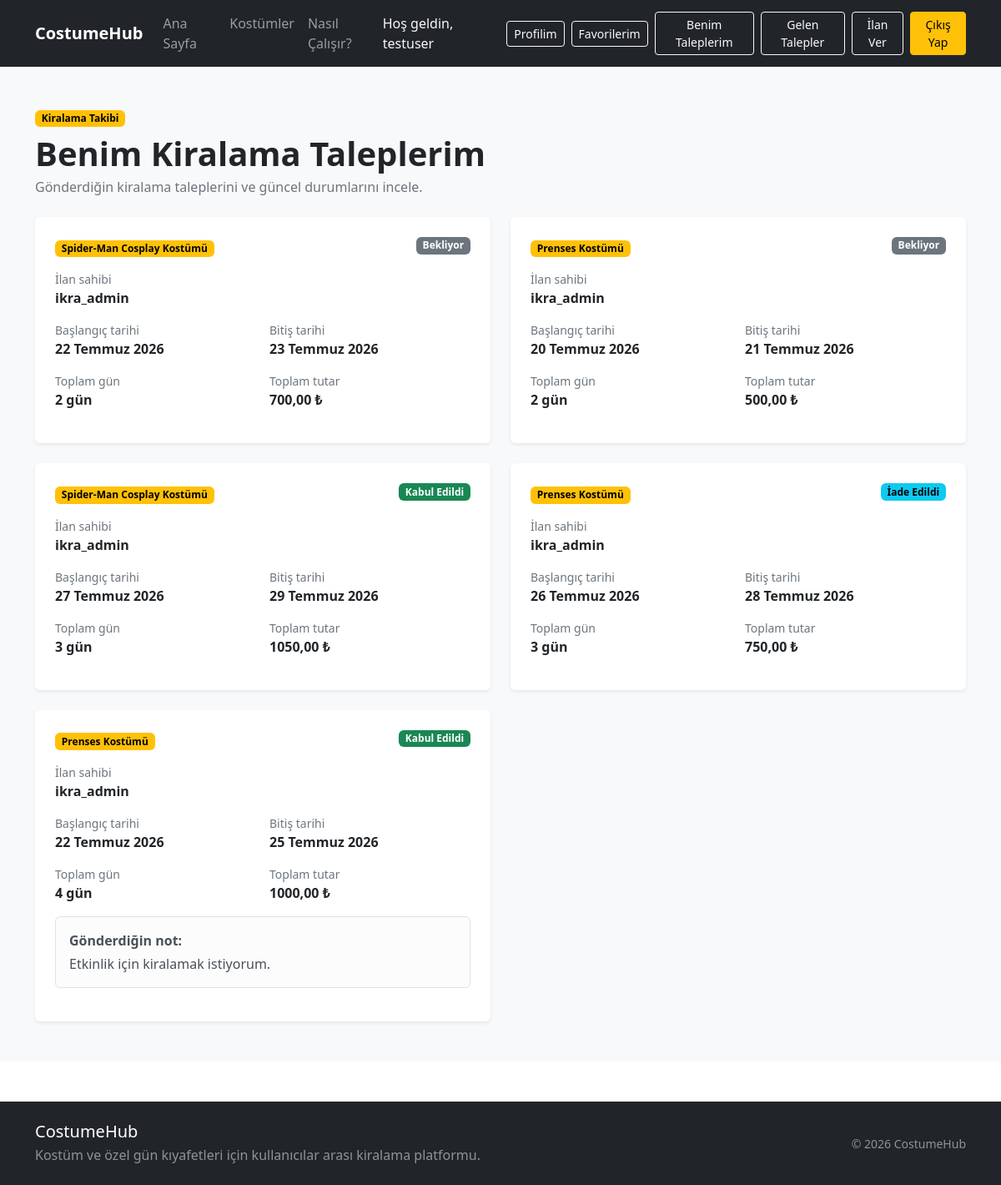
The app's page /kiralamalar/benim-taleplerim/ (signed in), older data.
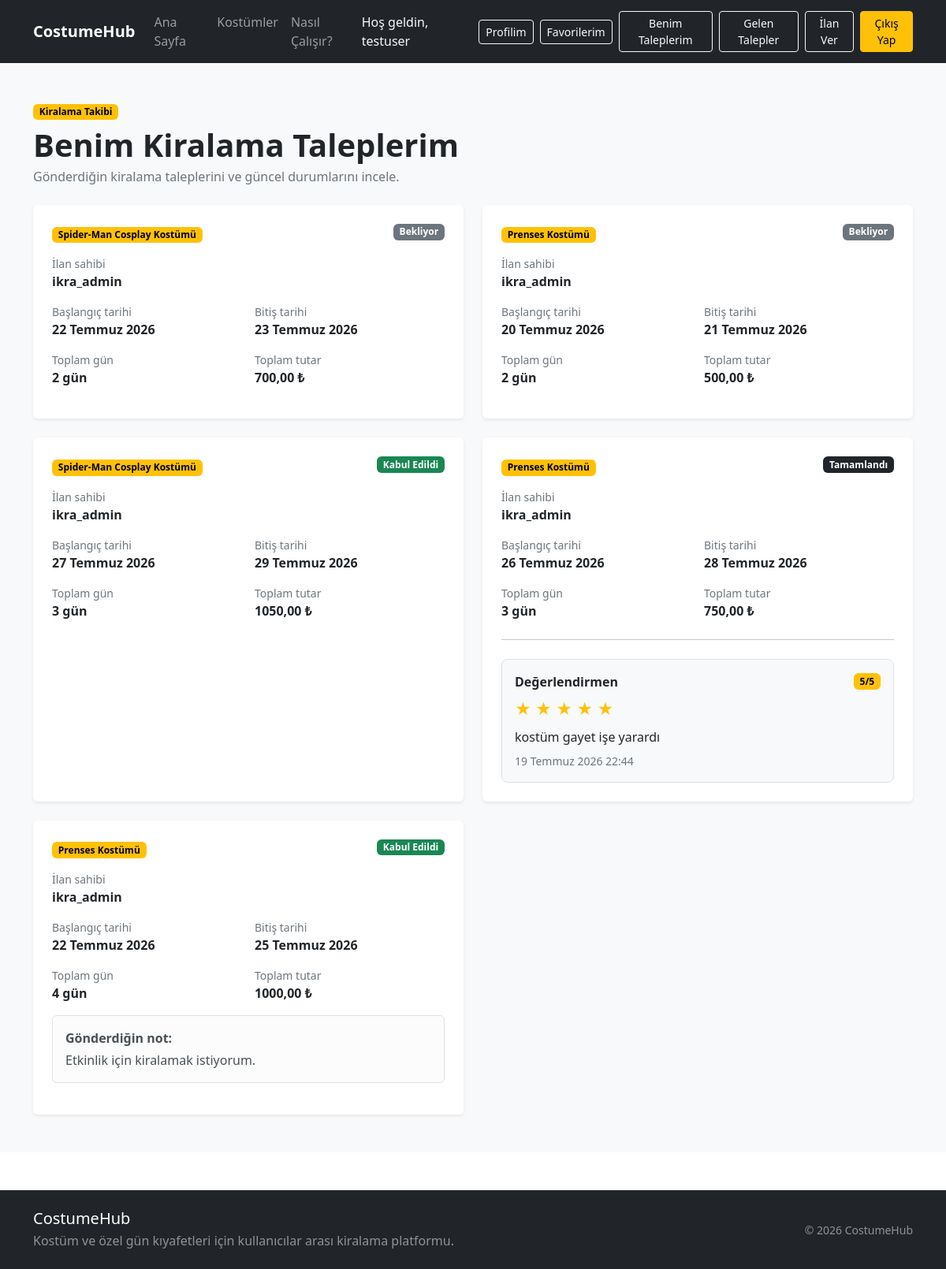
The same page, newer data.
### rentals/models.py (models this page shows, shortened)
class KiralamaTalebi(models.Model):
    DURUM_SECENEKLERI = [
        ("BEKLIYOR", "Bekliyor"),
        ("KABUL_EDILDI", "Kabul Edildi"),
        ("TESLIM_EDILDI", "Teslim Edildi"),
        ("IADE_EDILDI", "İade Edildi"),
        ("TAMAMLANDI", "Tamamlandı"),
        ("REDDEDILDI", "Reddedildi"),
        ("IPTAL_EDILDI", "İptal Edildi"),
    ]
    ilan = models.ForeignKey(
        "products.Ilan",
        on_delete=models.CASCADE,
        related_name="kiralama_talepleri",
        verbose_name="İlan",
    )
    kiraci = models.ForeignKey(
        settings.AUTH_USER_MODEL,
        on_delete=models.CASCADE,
        related_name="kiralama_talepleri",
        verbose_name="Kiracı",
    )
    baslangic_tarihi = models.DateField(
        verbose_name="Başlangıç tarihi",
    )
    bitis_tarihi = models.DateField(
        verbose_name="Bitiş tarihi",
    )
    toplam_gun = models.PositiveIntegerField(
        verbose_name="Toplam gün",
    )
    toplam_tutar = models.DecimalField(
        max_digits=10,
        decimal_places=2,
        verbose_name="Toplam tutar",
    )
    durum = models.CharField(
        max_length=20,
        choices=DURUM_SECENEKLERI,
        default="BEKLIYOR",
        verbose_name="Talep durumu",
    )
    not_metni = models.TextField(
        blank=True,
        verbose_name="Kiracı notu",
    )
    olusturulma_tarihi = models.DateTimeField(
        auto_now_add=True,
        verbose_name="Oluşturulma tarihi",
    )
    guncellenme_tarihi = models.DateTimeField(
        auto_now=True,
        verbose_name="Güncellenme tarihi",
    )
    class Meta:
        verbose_name = "Kiralama talebi"
        verbose_name_plural = "Kiralama talepleri"
        ordering = ["-olusturulma_tarihi"]

### products/models.py (models this page shows, shortened)
class Ilan(models.Model):
    BEDEN_SECENEKLERI = [
        ("XS", "XS"),
        ("S", "S"),
        ("M", "M"),
        ("L", "L"),
        ("XL", "XL"),
        ("XXL", "XXL"),
        ("STANDART", "Standart"),
    ]
    DURUM_SECENEKLERI = [
        ("TASLAK", "Taslak"),
        ("YAYINDA", "Yayında"),
        ("PASIF", "Pasif"),
    ]
    ilan_sahibi = models.ForeignKey(
        settings.AUTH_USER_MODEL,
        on_delete=models.CASCADE,
        related_name="ilanlar",
        verbose_name="İlan sahibi",
    )
    kategori = models.ForeignKey(
        Kategori,
        on_delete=models.PROTECT,
        related_name="ilanlar",
        verbose_name="Kategori",
    )
    baslik = models.CharField(
        max_length=150,
        verbose_name="İlan başlığı",
    )
    aciklama = models.TextField(
        max_length=2000,
        verbose_name="Açıklama",
    )
    fotograf = models.ImageField(
        upload_to="ilanlar/",
        blank=True,
        null=True,
        verbose_name="İlan fotoğrafı",
    )
    beden = models.CharField(
        max_length=20,
        choices=BEDEN_SECENEKLERI,
        verbose_name="Beden",
    )
    renk = models.CharField(
        max_length=50,
        verbose_name="Renk",
    )
    gunluk_fiyat = models.DecimalField(
        max_digits=10,
        decimal_places=2,
        verbose_name="Günlük kiralama ücreti",
    )
    depozito = models.DecimalField(
        max_digits=10,
        decimal_places=2,
        default=0,
        verbose_name="Depozito",
    )
    sehir = models.CharField(
        max_length=50,
        verbose_name="Şehir",
    )
    durum = models.CharField(
        max_length=20,
        choices=DURUM_SECENEKLERI,
        default="YAYINDA",
        verbose_name="İlan durumu",
    )
    mevcut_mu = models.BooleanField(
        default=True,
        verbose_name="Kiralamaya uygun mu?",
    )
    olusturulma_tarihi = models.DateTimeField(
        auto_now_add=True,
    )
    guncellenme_tarihi = models.DateTimeField(
        auto_now=True,
    )
    class Meta:
        verbose_name = "İlan"
        verbose_name_plural = "İlanlar"
        ordering = [
            "-olusturulma_tarihi",
        ]

### reviews/models.py (models this page shows, shortened)
class Degerlendirme(models.Model):
    kiralama_talebi = models.OneToOneField(
        KiralamaTalebi,
        on_delete=models.CASCADE,
        related_name="degerlendirme",
    )
    degerlendiren = models.ForeignKey(
        settings.AUTH_USER_MODEL,
        on_delete=models.CASCADE,
        related_name="yaptigi_degerlendirmeler",
    )
    degerlendirilen = models.ForeignKey(
        settings.AUTH_USER_MODEL,
        on_delete=models.CASCADE,
        related_name="aldigi_degerlendirmeler",
    )
    puan = models.PositiveSmallIntegerField(
        validators=[
            MinValueValidator(1),
            MaxValueValidator(5),
        ],
    )
    yorum = models.TextField(
        max_length=1000,
    )
    olusturulma_tarihi = models.DateTimeField(
        auto_now_add=True,
    )
    guncellenme_tarihi = models.DateTimeField(
        auto_now=True,
    )
    class Meta:
        ordering = [
            "-olusturulma_tarihi",
        ]
        verbose_name = "Değerlendirme"
        verbose_name_plural = "Değerlendirmeler"

### rentals/views.py (the view)
@login_required
def benim_kiralama_taleplerim(request):
    talepler = (
        KiralamaTalebi.objects.filter(
            kiraci=request.user,
        )
        .select_related(
            "ilan",
            "ilan__ilan_sahibi",
            "degerlendirme",
        )
        .order_by("-olusturulma_tarihi")
    )
    return render(
        request,
        "rentals/benim_kiralama_taleplerim.html",
        {
            "talepler": talepler,
        },
    )

### templates/rentals/benim_kiralama_taleplerim.html (shortened to what the changed rows need)
{% extends "base.html" %}
{% block content %}
<section class="py-5 bg-light">
    <div class="container">
        <div class="mb-4">
            <h1 class="fw-bold mb-1">
                Benim Kiralama Taleplerim
            </h1>
        </div>
        {% if talepler %}
            <div class="row g-4">
                {% for talep in talepler %}
                    <div class="col-lg-6">
                        <div class="card h-100 border-0 shadow-sm">
                            <div class="card-body p-4">
                                <div
                                    class="d-flex justify-content-between
                                           align-items-start gap-3 mb-3"
                                >
                                    <a
                                        href="{% url 'products:ilan_detay' talep.ilan.id %}"
                                        class="text-decoration-none"
                                    >
                                        <span class="badge text-bg-warning">
                                            {{ talep.ilan.baslik }}
                                        </span>
                                    </a>
                                    {% if talep.durum == "BEKLIYOR" %}
                                        <span class="badge text-bg-secondary">
                                            Bekliyor
                                        </span>
                                    {% elif talep.durum == "KABUL_EDILDI" %}
                                        <span class="badge text-bg-success">
                                            Kabul Edildi
                                        </span>
                                    {% elif talep.durum == "TESLIM_EDILDI" %}
                                        <span class="badge text-bg-primary">
                                            Teslim Edildi
                                        </span>
                                    {% elif talep.durum == "IADE_EDILDI" %}
                                        <span class="badge text-bg-info">
                                            İade Edildi
                                        </span>
                                    {% elif talep.durum == "TAMAMLANDI" %}
                                        <span class="badge text-bg-dark">
                                            Tamamlandı
                                        </span>
                                    {% elif talep.durum == "REDDEDILDI" %}
                                        <span class="badge text-bg-danger">
                                            Reddedildi
                                        </span>
                                    {% elif talep.durum == "IPTAL_EDILDI" %}
                                        <span class="badge text-bg-danger">
                                            İptal Edildi
                                        </span>
                                    {% else %}
                                        <span class="badge text-bg-light border">
                                            {{ talep.get_durum_display }}
                                        </span>
                                    {% endif %}
                                </div>
                                <div class="mb-3">
                                    <div class="small text-secondary">
                                        İlan sahibi
                                    </div>
                                    <div class="fw-semibold">
                                        {{ talep.ilan.ilan_sahibi.username }}
                                    </div>
                                </div>
                                <div class="row g-3 mb-3">
                                    <div class="col-sm-6">
                                        <div class="small text-secondary">
                                            Başlangıç tarihi
                                        </div>
                                        <div class="fw-semibold">
                                            {{ talep.baslangic_tarihi|date:"d F Y" }}
                                        </div>
                                    </div>
                                    <div class="col-sm-6">
                                        <div class="small text-secondary">
                                            Bitiş tarihi
                                        </div>
                                        <div class="fw-semibold">
                                            {{ talep.bitis_tarihi|date:"d F Y" }}
                                        </div>
                                    </div>
                                    <div class="col-sm-6">
                                        <div class="small text-secondary">
                                            Toplam gün
                                        </div>
                                        <div class="fw-semibold">
                                            {{ talep.toplam_gun }} gün
                                        </div>
                                    </div>
                                    <div class="col-sm-6">
                                        <div class="small text-secondary">
                                            Toplam tutar
                                        </div>
                                        <div class="fw-bold">
                                            {{ talep.toplam_tutar }} ₺
                                        </div>
                                    </div>
                                </div>
                                {% if talep.durum == "TAMAMLANDI" %}
                                    <hr class="my-4">
                                    {% if talep.degerlendirme %}
                                        <div class="border rounded-3 p-3 bg-light">
                                            <div
                                                class="d-flex justify-content-between
                                                       align-items-center gap-3 mb-2"
                                            >
                                                <div class="fw-bold">
                                                    Değerlendirmen
                                                </div>
                                                <span class="badge text-bg-warning">
                                                    {{ talep.degerlendirme.puan }}/5
                                                </span>
                                            </div>
                                            <div
                                                class="text-warning fs-5 mb-2"
                                                aria-label="{{ talep.degerlendirme.puan }} yıldız"
                                            >
                                                {% for sayi in "12345" %}
                                                    {% if forloop.counter <= talep.degerlendirme.puan %}
                                                        ★
                                                    {% else %}
                                                        ☆
                                                    {% endif %}
                                                {% endfor %}
                                            </div>
                                            <p class="mb-2">
                                                {{ talep.degerlendirme.yorum }}
                                            </p>
                                            <div class="small text-secondary">
                                                {{ talep.degerlendirme.olusturulma_tarihi|date:"d F Y H:i" }}
                                            </div>
                                        </div>
                                    {% endif %}
                                {% endif %}
                            </div>
                        </div>
                    </div>
                {% endfor %}
            </div>
        {% endif %}
    </div>
</section>
{% endblock %}

Row changes from the older to the newer data that the page shows:
changed KiralamaTalebi: degerlendirme.puan (not shown) → "5"; degerlendirme.yorum (not shown) → "kostüm gayet işe yarardı"; degerlendirme.olusturulma_tarihi (not shown) → "19 Temmuz 2026 22:44"; durum "İade Edildi" → "Tamamlandı Değerlendirmen /5"
